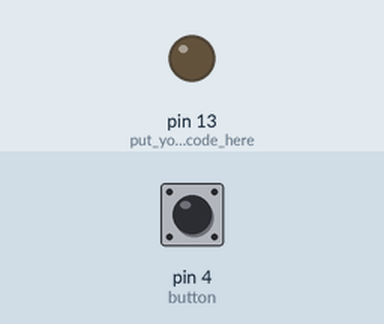
The sketch below on a simulated Arduino Uno, built with avr-gcc and run on an emulated ATmega328P. Parts: output pins drawn as LEDs (lit = HIGH). The inputs (shaded band) are chosen by the test bench; at power-on: pin 4 (button) HIGH.

Above: at 1.2 s.
1.3 s: pin 4 (button) pulled LOW for 0.15 s
At 1.37 s:
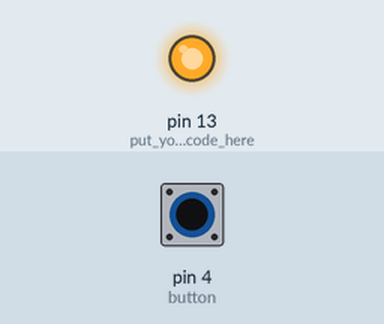
2.9 s: pin 4 (button) pulled LOW for 3.2 s
At 7.4 s:
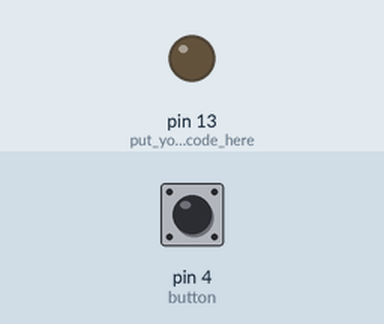
Timing chart, 0 to 8.9 s (numbered marks = the images above; inputs shaded):
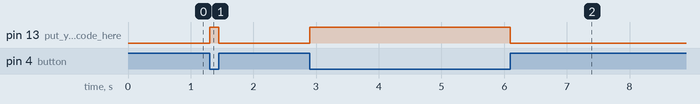

Measured:
- after the input at 1.3 s, pin 13 (put_your_setup_code_here): LOW → HIGH at once, → LOW 0.15 s later
- after the input at 2.9 s, pin 13 (put_your_setup_code_here): LOW → HIGH at once, → LOW 3.2 s later

The sketch:

sketch_lab3-2_low.ino
```cpp
const int button = 4;
int btVoltage = 0;

void setup() {
  pinMode(LED_BUILTIN, OUTPUT);// put your setup code here, to run once:
  pinMode(button, INPUT);
}

void loop() {
  btVoltage = digitalRead(button);// put your main code here, to run repeatedly:

  if (btVoltage == LOW){
      digitalWrite(LED_BUILTIN, HIGH);
  }
  else{
     digitalWrite(LED_BUILTIN, LOW);
  }
}
```
